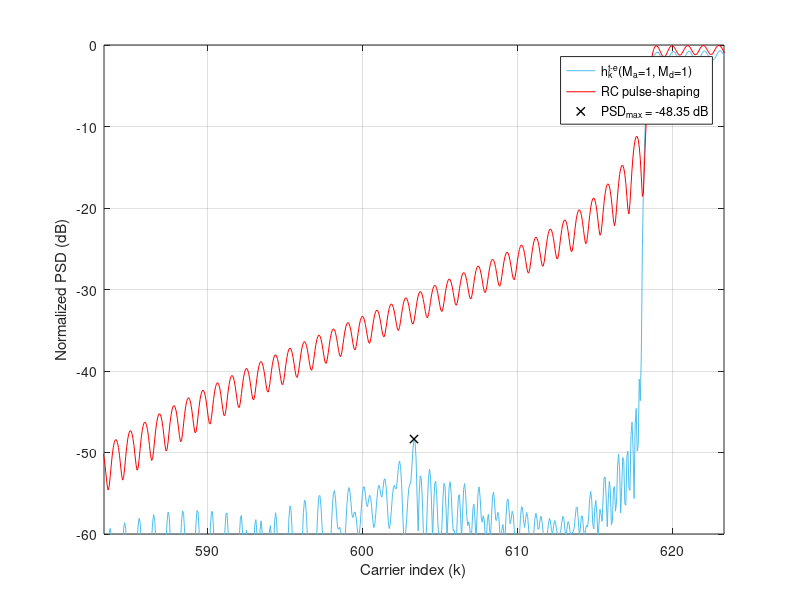

The MATLAB script that drew this image: (Note: this script raises an error after producing the figure.)
clear, close all
%% %%%%%%%%%%%%%%%%%%%%%%%%%%%%%%%%%%%%%%%%%%%%%%%%%%%%%%%%%%
% %                 LOAD THE PARAMETERS                   % %
%%%%%%%%%%%%%%%%%%%%%%%%%%%%%%%%%%%%%%%%%%%%%%%%%%%%%%%%%% %%
addpath('../../data/Fig2')
load('Fig2_Parameters_for_5G_NR_Ma_1_Md_1.mat');

Fsob = OFDM_param.Fsob; % Upsampling factor 
% Upsample in time-domain
N = OFDM_param.N*Fsob;
Ngi = OFDM_param.Ngi*Fsob;
b = (OFDM_param.b+1)*Fsob-1;
L = OFDM_param.L*Fsob;
Ms = OFDM_param.Ms;
g = OFDM_param.g;
us = OFDM_param.us;
ue = OFDM_param.ue;

ur = us + ue;

Pd = GenPulse_param.Pd;
Pd_todas = GenPulse_param.Pd_todas;
Paic = GenPulse_param.Paic;
Ptk = GenPulse_param.Ptk;
R_aic = GenPulse_param.R_aic;
R_tk = GenPulse_param.R_tk;
NexTemp = GenPulse_param.NexTemp;
cell_coef_lim = GenPulse_param.cell_coef_lim;



%% %%%%%%%%%%%%%%%%%%%%%%%%%%%%%%%%%%%%%%%%%%%%%%%%%%%%%%%%%%
%            OBTAIN THE PULSES IN THE SCENARIO            % %
%%%%%%%%%%%%%%%%%%%%%%%%%%%%%%%%%%%%%%%%%%%%%%%%%%%%%%%%%% %%

eta = (N+Ngi-b-1)/2; 
vn=(0:L+b-1)'-Ngi;  % Dicrete time axis vector
n0 = eta+b-Ngi;     % Phase delay due to Hermiticity


h_k = zeros((2*NexTemp+1)*L+b, N); % Matrix containing the proposed pulses
aic_k = zeros((2*NexTemp+1)*L+b, N);  % Matrix containing the AIC term
t_k = zeros((2*NexTemp+1)*L+b, N);    % Matrix containing the AST term

% Obtain h_k for every data carrier
for ind_k = 1:length(Pd);

    % % AIC terms
    %%%%%%%%%%%%%%%%%%%%%%%%%%%%%%%%%%
    % Central term
    Pc = exp(1j*2*pi/N*repmat(vn,1,length(Paic{ind_k})).*repmat(Paic{ind_k}.',length(vn),1)).*repmat(g.',1,length(Paic{ind_k}));
    % Advanced and delayed terms
    Pc = repmat(Pc,1,2*NexTemp+1);

    Omega_c_n0 = diag(repmat(exp(-1j*2*pi*Paic{ind_k}*n0/N),1+2*NexTemp,1));
    aic_temp = Pc*Omega_c_n0*diag(R_aic{ind_k}).*exp(1j*2*pi*Pd(ind_k)*n0/N);
    aic_k((NexTemp*L+1):(NexTemp+1)*L+b,Pd(ind_k)+N/2+1) = sum(aic_temp(:,1:length(Paic{ind_k})),2);    % CENTRAL TERM
    
    m_temp = 0;
    for ind_m = 1:NexTemp;                                                                              % ADVANCED AND DELAYED TERMS
        aic_k(((NexTemp-ind_m)*L+1):((NexTemp-ind_m+1)*L+b),Pd(ind_k)+N/2+1) = aic_k(((NexTemp-ind_m)*L+1):((NexTemp-ind_m+1)*L+b),Pd(ind_k)+N/2+1) + sum(aic_temp(:,(length(Paic{ind_k})*(1+m_temp)) + (1:length(Paic{ind_k}))),2);
        aic_k(((NexTemp+ind_m)*L+1):((NexTemp+ind_m+1)*L+b),Pd(ind_k)+N/2+1) = aic_k(((NexTemp+ind_m)*L+1):((NexTemp+ind_m+1)*L+b),Pd(ind_k)+N/2+1) + sum(aic_temp(:,(length(Paic{ind_k})*(1+m_temp+1)) + (1:length(Paic{ind_k}))),2);
        m_temp = m_temp+2;
    end
    
    % % AST terms
    %%%%%%%%%%%%%%%%%%%%%%%%%%%%%%%%%%
    % Central term
    Ts = exp(1j*2*pi/N*repmat(vn,1,length(Ptk{ind_k})).*repmat(Ptk{ind_k}.',length(vn),1)).*repmat(us.',1,length(Ptk{ind_k}));
    Te = exp(1j*2*pi/N*repmat(vn,1,length(Ptk{ind_k})).*repmat(Ptk{ind_k}.',length(vn),1)).*repmat(ue.',1,length(Ptk{ind_k}));
    T = [Ts, Te];
    
    % Advanced and delayed terms
    T = repmat(T,1,NexTemp+1);
    Omega_c_n0 = diag(repmat(exp(-1j*2*pi*Ptk{ind_k}*n0/N),2*(1+NexTemp),1));
    t_k_temp = T*Omega_c_n0*diag(R_tk{ind_k}).*exp(1j*2*pi*Pd(ind_k)*n0/N);
    t_k(((NexTemp)*L+1):((NexTemp+1))*L+b,Pd(ind_k)+N/2+1) = sum(t_k_temp(:,1:2*length(Ptk{ind_k})),2);

    m_temp = 0;
    for ind_m = 1:NexTemp;
            t_k(((NexTemp-ind_m)*L+1):(NexTemp-ind_m+1)*L+b,Pd(ind_k)+N/2+1) = t_k(((NexTemp-ind_m)*L+1):(NexTemp-ind_m+1)*L+b,Pd(ind_k)+N/2+1) + sum(t_k_temp(:,length(Ptk{ind_k})*(2+m_temp) + (1:length(Ptk{ind_k}))),2);
            t_k(((NexTemp+ind_m)*L+1):(NexTemp+ind_m+1)*L+b,Pd(ind_k)+N/2+1) = t_k(((NexTemp+ind_m)*L+1):(NexTemp+ind_m+1)*L+b,Pd(ind_k)+N/2+1) + sum(t_k_temp(:,length(Ptk{ind_k})*(2+m_temp+1) + (1:length(Ptk{ind_k}))),2);
            m_temp = m_temp + 2;
    end
end

h_k = aic_k + t_k;

p_k_conv = exp(1j*(2*pi/N)*repmat(vn,1,length(Pd_todas)).*repmat(Pd_todas.',length(vn),1)).*repmat(g.',1,length(Pd_todas));

h_k(NexTemp*L + (1:L+b),Pd_todas+N/2+1) = h_k(NexTemp*L + (1:L+b),Pd_todas+N/2+1) + p_k_conv;


%% %%%%%%%%%%%%%%%%%%%%%%%%%%%%%%%%%%%%%%%%%%%%%%%%%%%%%%%%%%
% %     REPRESENTATION OF THE PULSES IN THE SCENARIO      % %
%%%%%%%%%%%%%%%%%%%%%%%%%%%%%%%%%%%%%%%%%%%%%%%%%%%%%%%%%% %%

% Obtain the PSD
H_k = fft(h_k,N*Ms);
P_k = fft(p_k_conv,N*Ms);

psd_H = fftshift(sum(abs(H_k).^2,2));
psd_P = fftshift(sum(abs(P_k).^2,2));

x = (-N*Ms/2:N*Ms/2-1)/(Ms);
indices = find(ismember(x,[-N/2,N/2-1]));
indices = indices(1):1:indices(2);

x = x+N/2;
y_h = 10*log10(psd_H/max(psd_H));
y_p = 10*log10(psd_P/max(psd_P));

PSD_max = max(max(y_h(find(x>Pd_todas(end)+N/2+1.67))), max(y_h(find(x<Pd_todas(1)+N/2-1.67)))); %% PSD_MAX IS SOUGHT BEYOND THE 0.67 SCS GUARD BAND THAT IS LEFT BY EACH SIDE
x_PSD_max = x(find(y_h==PSD_max));

% Fig 2 (5G NR Ma=1, Md=1)
figure,
plot(x(indices),y_h(indices), 'DisplayName', 'h_k^{t-e}(M_a=1, M_d=1)', 'Color', "#4DBEEE"); hold on; grid on;
plot(x(indices),y_p(indices), 'DisplayName', 'RC pulse-shaping', 'Color', 'r');
plot(x_PSD_max, PSD_max, 'Marker', 'x', 'Color', 'k', 'LineStyle', 'none','LineWidth',1, 'DisplayName', ['PSD_{max} = ', num2str(PSD_max, '%.2f'), ' dB'])
xlabel('Carrier index (k)'); ylabel('Normalized PSD (dB)'); legend('show')
xlim(x_PSD_max+[-20,20]); ylim([-60,0])


%% %%%%%%%%%%%%%%%%%%%%%%%%%%%%
% %     CLARIFYING NOTE     % %
%%%%%%%%%%%%%%%%%%%%%%%%%%%% %%

NOTE = ['NOTE: The maximum number of RB that can be used in a 5 MHz channel is 25, which is equivalent to 4.5 MHz (SCS = 15 kHz).',...
    ' That leaves a 500 kHz guard band, 250 kHz by each side of the transmission band.',...
    ' If this guard band is reduced by repurposing those carriers that were previously assigned to it for data transmission, it can be reduced by up to 16 subcarriers, leaving a residual guard band 10 kHz wide (2/3 of an SCS).',...
    ' Hence, the PSD peak can be sought beyond that guard band, which is 1.67 SCS beyond the outermost transmitting subcarrier by each end of the passband.'];
wrapped_NOTE = textwrap({NOTE}, 70);
disp('##################################################################################')
fprintf('\n')
disp(wrapped_NOTE)
disp('##################################################################################')
